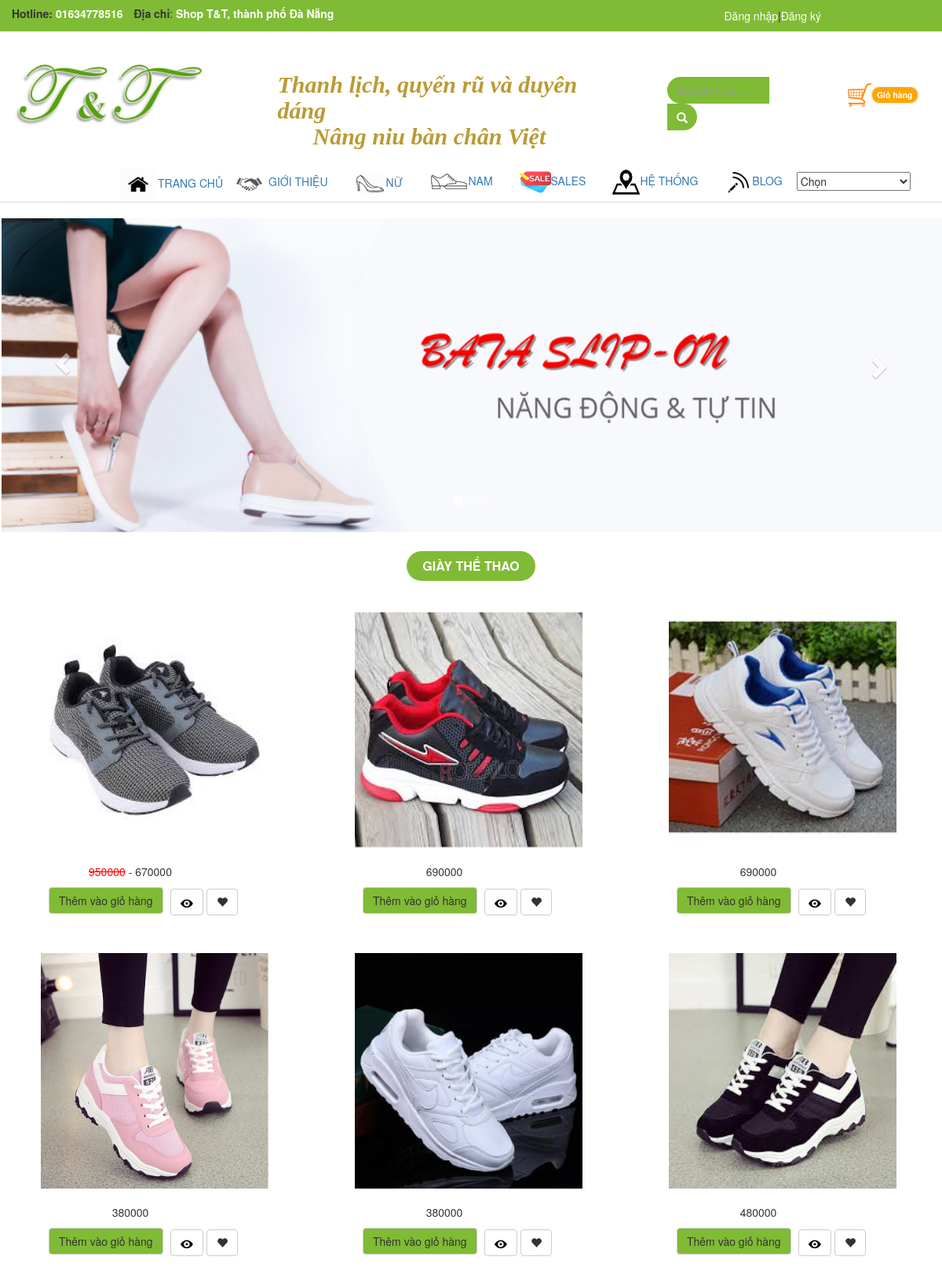
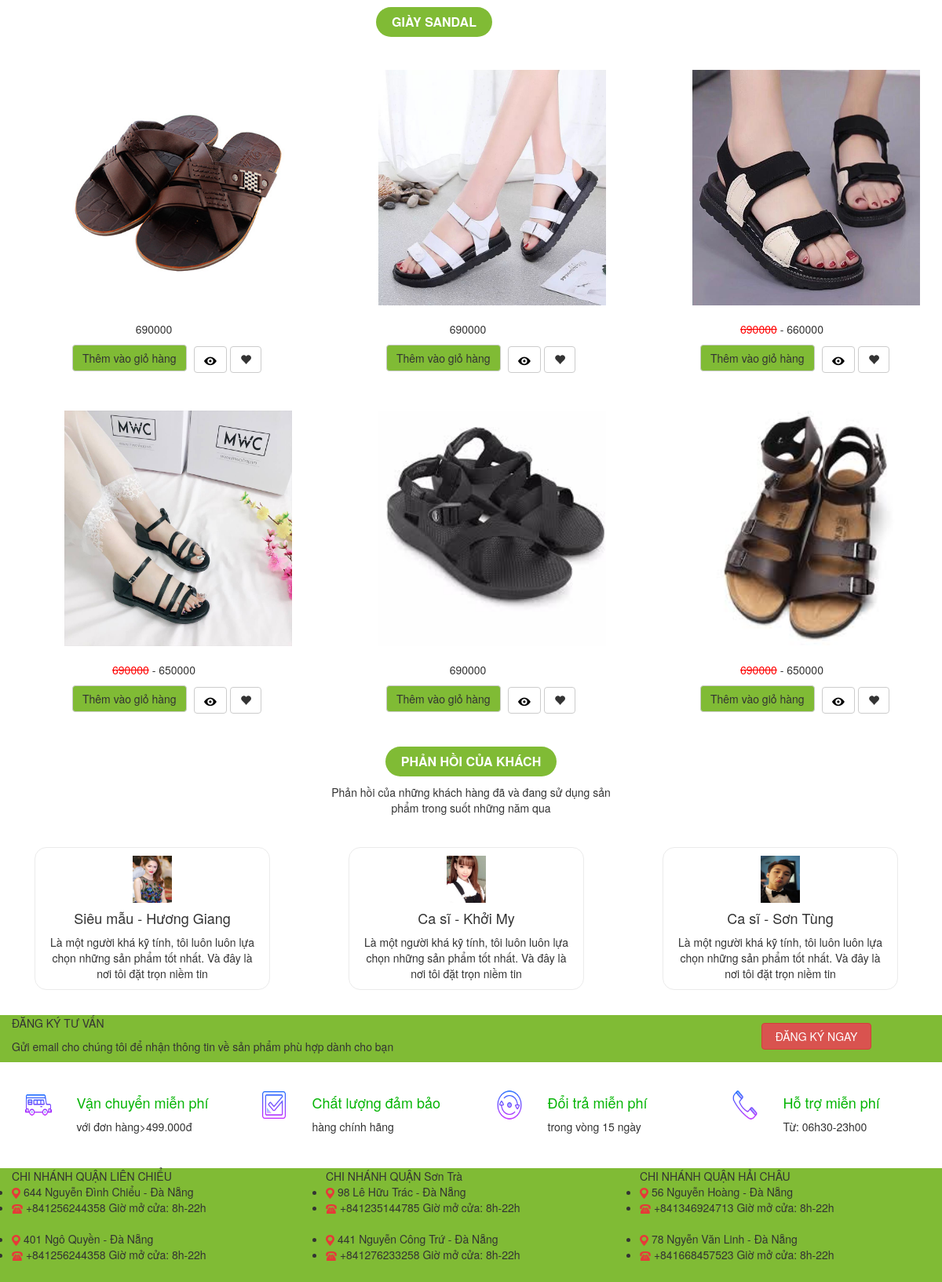
The page / on the database its author committed (2 pictures, top to bottom).
### tables this page shows
CREATE TABLE `img_banner` (
  `id` int(11) NOT NULL,
  `img` varchar(255) DEFAULT NULL
);

CREATE TABLE `products` (
  `prod_id` int(11) NOT NULL,
  `prod_name` varchar(255) DEFAULT NULL,
  `image` varchar(255) DEFAULT NULL,
  `cat_id` int(11) NOT NULL,
  `sup_price` int(11) NOT NULL,
  `sell_price` int(11) NOT NULL,
  `sale_price` int(11) DEFAULT NULL,
  `quantity` int(11) DEFAULT NULL,
  `status` int(11) DEFAULT NULL,
  `imported_date` datetime DEFAULT NULL,
  `note` varchar(255) DEFAULT NULL,
  `views` int(11) DEFAULT NULL,
  `favorite` int(11) DEFAULT NULL
);

### function.php (the view, shortened to what this page needs)
<?php
	include('connect.php');
function showProduct($prod_id){
	global $connect;
	$product = array();
	$sql = "SELECT * FROM products WHERE prod_id='".$prod_id."'";
		$result = $connect->query($sql);
		while ($row = $result->fetch_assoc()) {
			$img=$row['image'];
			$prod_name=$row['prod_name'];
			$prod_price=$row['sell_price'];
			$prod_sale=$row['sale_price'];
			$view =$row['views'];
			$favorite =$row['favorite'];
			array_push($product, $img,$prod_name,$prod_price,$prod_sale,$view,$favorite);
		}
		return $product;
	}
		function showPR($connect,$prod_id){
	$product= showProduct( $prod_id);
	echo'
		<div class="sanpham col-xs-6 col-sm-6 col-md-6 col-lg-4 " style="padding-left: 37px; ">
		<p><br/></p>
			<div class="col-xs-12 zoomImage ">
				<img src="'.$product[0].' " height="300px " width="300px " class=" image-link display-flex " title="'.$product[1].'">
			</div>
			<div class="col-xs-12"> <p style=" text-align:center;margin-left: -90px;">
				 ';
				 	if ($product[3]=='') {
				 		echo $product[2].'</p>';
				 	}
				 	else {
				 		echo '<strike style="color:red">'.$product[2].'</strike> - ';
				 		echo  '</span >'.$product[3].'</span> ';
				 	}
		echo '	</div>
			<div class="col-xs-12 " style="margin-left: 10px;">
				<button type="button " class="btn btn-default click_add_cart" data-id="'.$prod_id.'" style=" background-color: #80bb35; ">Thêm vào giỏ hàng</button>
				<form method="POST" action="chitiet.php">
					<button type="submit" class="btn btn-default" title="Chi tiết sản phẩm" style="margin-left: 155px;
    margin-top: -55px;"><img src="image/view.png"></button>
					<button style="    margin-top: -55px;" data-id="';
					if (isset($_SESSION['id_user'])) {
						echo $_SESSION['id_user'];
					}echo'" data-product_id="'.$prod_id.'"  type="button" class="btn btn-default click_add_favorite  ';
					 if ($_SESSION['id_user']==$product[5]) {
    					echo 'red " ';
    				}
					echo 'style=" margin-top: -55px;';
    				if (isset($_SESSION['id_user'])&&$_SESSION['id_user']==$product[5]) {
    					echo 'color:red;';
    				}
    				echo ' " title="Chi tiết sản phẩm"> <span class="glyphicon glyphicon-heart"></span></button>
					<input type="text" name="id" style="display: none" size="1" value="'.$prod_id.'">
				</form>
			</div>
		</div>';
}
function showImageBanner($connect,$img_id){
	$sql= "SELECT * FROM img_banner WHERE id='".$img_id."'";
	$result = $connect->query($sql);
	while ($row = $result->fetch_assoc()) {
		$image=$row['img'];
		echo '<img src="'.$image.'" alt="#" style="width: 100%; height: 400px;">';
}
}
?>

### index.php (shortened to what this page needs)
<?php include('header.php'); ?>
<div class="adv">
	<div class=" col-xs-12 col-sm-12 col-md-12 col-lg-12 carousel slide" id="carousel-example-generic" data-ride="carousel">
		<br/>
		<ol class="carousel-indicators">
			<li data-target="#carousel-example-generic" data-slide-to="0" class="active"></li>
			<li data-target="#carousel-example-generic" data-slide-to="1"></li>
			<li data-target="#carousel-example-generic" data-slide-to="2"></li>
		</ol>
		<div class="carousel-inner" role="listbox">
			<div class="item active">
				<?php showImageBanner($connect,1) ?>
				<div class="carousel-caption"></div>
			</div>
		</div>
		<a class="left carousel-control" href="#carousel-example-generic" style="height: 0; margin-top: 199px; background-color: #e5e5e5"
		 role="button" data-slide="prev">
   			<span class="glyphicon glyphicon-chevron-left"  aria-hidden="true"></span>
				</a>
		<a class="right carousel-control" href="#carousel-example-generic" style="height: 0; margin-top: 204px; background-color: #e5e5e5"
		 role="button" data-slide="next">
   			<span class="glyphicon glyphicon-chevron-right" aria-hidden="true"></span>
				</a>
	</div>
</div>
<div class="content">
	<div class="col-xs-12 col-sm-12 col-md-12 col-lg-12 bg-dark">
		<div class="col-xs-3 col-sm-3 col-md-3 col-lg-3">
		</div>
		<div class="col-xs-6 col-sm-4 col-md-6 col-lg-6 text-center section-title a-center">
	<h2> <a href=" ">GIÀY THỂ THAO</a>
	</h2>
		</div>
		<div class="col-xs-3 col-sm-3 col-md-3 col-lg-3">
		</div>
	</div>
	<div class="col-xs-12 col-sm-12 col-md-12 col-lg-12" ">
		<?php
		for ($i=1; $i <7 ; $i++) {
		showPR($connect,$i);
	}
	?>
	</div>
	<div class="col-xs-12 col-sm-12 col-md-12 col-lg-12 " style="margin-left: 30px; ">
		<div class="col-xs-4 "></div>
		<div class="col-xs-4 section-title">
			<h2 style="margin-left: 34px; margin-bottom: 12px;"><a href="">GIÀY SANDAL</a></h2>
		</div>
		<div class="col-xs-4 "></div>
	</div>
	<div class="col-xs-12 col-sm-12 col-md-12 col-lg-12 " style="margin-left: 30px; ">
		<?php
		for ($i=8; $i <14 ; $i++) {
		showPR($connect,$i);
	}
	?>
</div>
<div class="col-xs-12 section-title a-center ">
	<h2> <a href=" ">Phản hồi của khách</a>
	</h2>
	<p>Phản hồi của những khách hàng đã và đang sử dụng sản<br>
		phẩm trong suốt những năm qua</p>
</div>
<div class="feedback ">
	<div class=" col-xs-12 " style=" margin-right: 30px; margin-top: 30px; margin-left: 44px; " >
		<div class="col-xs-3 testimonial-item text-center phanhoi p-4 mb-5 " style=" padding-top: 10px; ">
			<div class="image-avata ">
				<img src="image/hg.jpg " height="60px " width="50px " alt="Người mẫu - Ngọc Trinh ">
			</div>
			<h4 class="name ">Siêu mẫu - Hương Giang</h4>
			<p class="designation m-0 ">Là một người khá kỹ tính, tôi luôn luôn lựa chọn những sản phẩm tốt nhất. Và đây là nơi tôi đặt trọn niềm tin </p>
		</div>
		<div class="col-xs-1 "></div>
		<div class="col-xs-3 phanhoi testimonial-item text-center p-4 mb-5 " style=" padding-top: 10px; ">
			<div class="image-avata ">
				<img src="image/km.jpg " height="60px " width="50px " alt="Người mẫu - Ngọc Trinh ">
			</div>
			<h4 class="name ">Ca sĩ - Khởi My</h4>
			<p class="designation m-0 ">Là một người khá kỹ tính, tôi luôn luôn lựa chọn những sản phẩm tốt nhất. Và đây là nơi tôi đặt trọn niềm tin </p>
		</div>
		<div class="col-xs-1 "></div>
		<div class=" col-xs-3 phanhoi testimonial-item text-center p-4 mb-5 " style=" padding-top: 10px; ">
			<div class="image-avata ">
				<img src="image/st.jpg " height="60px " width="50px " alt="Người mẫu - Ngọc Trinh ">
			</div>
			<h4 class="name ">Ca sĩ - Sơn Tùng</h4>
			<p class="designation m-0 ">Là một người khá kỹ tính, tôi luôn luôn lựa chọn những sản phẩm tốt nhất. Và đây là nơi tôi đặt trọn niềm tin </p>
		</div>
	</div>
</div>
<?php include('footer.php'); ?>

### rows shown on the page
img_banner: img (picture)
products: image (picture), sell_price "950000", sale_price "670000"
products: image (picture), sell_price "690000"
products: image (picture), sell_price "690000"
products: image (picture), sell_price "380000"
products: image (picture), sell_price "380000"
products: image (picture), sell_price "480000"
products: image (picture), sell_price "690000"
products: image (picture), sell_price "690000"
products: image (picture), sell_price "690000", sale_price "660000"
products: image (picture), sell_price "690000", sale_price "650000"
products: image (picture), sell_price "690000"
products: image (picture), sell_price "690000", sale_price "650000"
